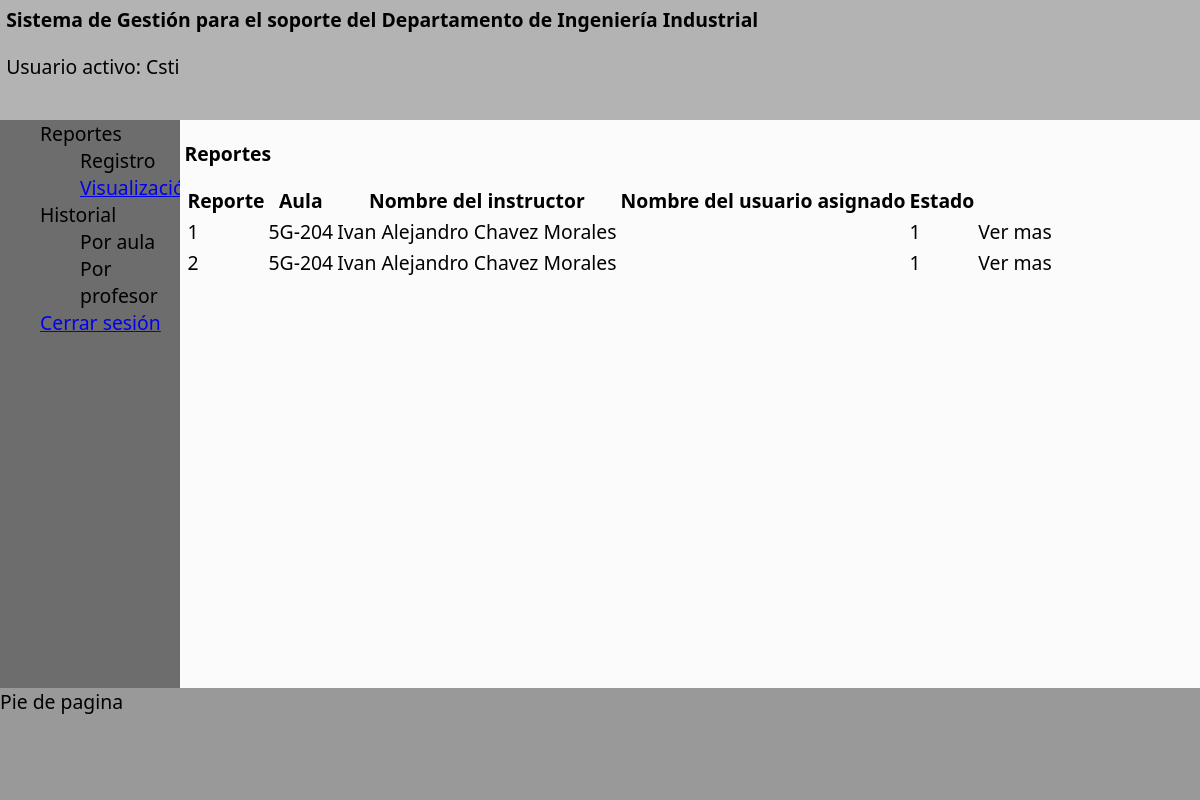
The app's page /reportes.php (signed in) with its own data.
### tables this page shows
CREATE TABLE reporte(
    idReporte varchar(9) NOT NULL,
    idArea INT NOT NULL,
    idInstructor INT NOT NULL,
    idUsuario INT NOT NULL,
    problema varchar(255) NOT NULL,
    solucion varchar(255) NOT NULL,
    estado INT NOT NULL,
    PRIMARY KEY (idReporte),
    FOREIGN KEY (idArea) REFERENCES area(idArea),
    FOREIGN KEY (idInstructor) REFERENCES instructor(idInstructor),
    FOREIGN KEY (idUsuario) REFERENCES usuario(idUsuario)
);

CREATE TABLE area(
    idArea INT NOT NULL AUTO_INCREMENT,
    edificio varchar(2) NOT NULL,
    numero varchar(3) NOT NULL,
    horasLibre varchar(255),
    PRIMARY KEY (idArea)
);

CREATE TABLE instructor(
    idInstructor INT NOT NULL AUTO_INCREMENT,
    nombre varchar(100) NOT NULL,
    apellidoP varchar(100) NOT NULL,
    apellidoM varchar(100) NOT NULL,
    tipo varchar(20) NOT NULL,
    carrera varchar(60) NOT NULL,
    activo int NOT NULL,
    PRIMARY KEY (idInstructor)
);

### reportes.php (the view, shortened to what this page needs)
<?php
include("base1.php");
?>
<div>
    <h2>Reportes</h2>
    <?php
    include("conexionbd.php");
    if ($stmt = $conn->prepare("SELECT reporte.idReporte, area.edificio, area.numero, instructor.nombre, instructor.apellidoP, instructor.apellidoM, usuario.nombre, usuario.apellido, reporte.estado FROM reporte LEFT JOIN area ON reporte.idArea = area.idArea LEFT JOIN instructor ON reporte.idInstructor = instructor.idInstructor LEFT JOIN usuario ON reporte.idUsuario = usuario.idUsuario")) {
        $stmt->execute();
        $res = $stmt->get_result();
        while ($row = $res->fetch_array(MYSQLI_NUM)) {
            $datos[] = $row;
        }
        echo "<table>";
        echo "<tr>";
        echo "<th>Reporte</th>";
        echo "<th>Aula</th>";
        echo "<th>Nombre del instructor</th>";
        echo "<th>Nombre del usuario asignado</th>";
        echo "<th>Estado</th>";
        echo "<th></th>";
        echo "</tr>";
        for ($i = 0; $i < count($datos); $i++) {
            echo "<tr>";
            echo "<td>" . $datos[$i][0] . "</td>";
            echo "<td>" . $datos[$i][1] . "-" . $datos[$i][2] . "</td>";
            echo "<td>" . $datos[$i][3] . " " . $datos[$i][4] . " " . $datos[$i][5] . "</td>";
            echo "<td>" . $datos[$i][6] . " " . $datos[$i][7] . "</td>";
            echo "<td>" . $datos[$i][8] . "</td>";
            echo "<td>Ver mas</td>";
            echo "</tr>";
        }
        echo "</table>";
    } else {
        echo 'No hay reportes registrados aún.';
    }
    ?>
</div>
<?php
include("base2.php");
?>

### base1.php (shortened to what this page needs)
<!DOCTYPE html>
<html lang="en">
<head>
    <link rel="stylesheet" href="styles/style.css">
</head>
<body class="no-padding no-margin w-100per h-100vh bg-gray grid">
    <header class="bg-4 grid-header p-_35rem">
        <h1 class="no-margin">Sistema de Gestión para el soporte del Departamento de Ingeniería Industrial</h1>
        <p>Usuario activo:
            <?php echo $_SESSION['nombre']; ?>
        </p>
    </header>
    <aside class="bg-2 grid-aside">
        <nav>
            <ul class="no-margin no-decoration">
                <li>
                    Reportes<br>
                    <ul class="no-decoration">
                        <li>Registro</li>
                        <li><a href="reportes.php">Visualización</a></li>
                    </ul>
                </li>
                <li>
                    Historial
                    <ul class="no-decoration">
                        <li>Por aula</li>
                        <li>Por profesor</li>
                    </ul>
                </li>
                <li>
                    <a href="logout.php">Cerrar sesión</a>
                </li>
            </ul>
        </nav>
    </aside>
    <main class="bg-1 grid-main p-_25rem">

### base2.php
</main>
<footer class="bg-5 grid-footer">
    Pie de pagina
</footer>
</body>
</html>

### styles/style.css (style rules this page uses)
* { font-family: 'Segoe UI', Tahoma, Geneva, Verdana, sans-serif; font-size: 1.1rem; }
.grid-header { grid-area: header; }
.grid-aside { grid-area: aside; }
.grid-main { grid-area: main; overflow-y: scroll; }
.grid-footer { grid-area: footer; }
.grid { display: grid; grid-template-columns: 15% auto; grid-template-rows: 15% auto 14%; grid-template-areas: "header header" "aside main" "footer footer" ; width: 100vw; height: 100vh; gap:0; justify-items: stretch; align-items: stretch; justify-content: stretch; align-content: stretch; overflow-y: hidden; }
.w-100per { width: 100%; }
.h-100vh { height: 100vh; }
.no-margin { margin: 0; }
.no-padding { padding: 0; }
.p-_35rem { padding: 0.35rem; }
.p-_25rem { padding: 0.25rem; }
.bg-1 { background-color: #FBFBFB; }
.bg-2 { background-color: #6E6D6D; }
.bg-4 { background-color: #B2B3B2; }
.bg-5 { background-color: #999999; }
.no-decoration { text-decoration: none; list-style: none; }

### records on screen
reporte: idReporte "1", idArea.edificio "5G", idArea.numero "204", idInstructor.nombre "Ivan Alejandro", idInstructor.apellidoP "Chavez", idInstructor.apellidoM "Morales", estado "1"
reporte: idReporte "2", idArea.edificio "5G", idArea.numero "204", idInstructor.nombre "Ivan Alejandro", idInstructor.apellidoP "Chavez", idInstructor.apellidoM "Morales", estado "1"

### other values on screen
$_SESSION['nombre'] "Csti"
